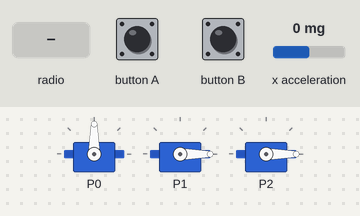
The program below on a simulated BBC micro:bit (MakeCode). Parts: 3 × servo. The test bench sets the inputs (shaded band); at power-on: x acceleration 0 mg. No radio messages arrive unless stated (any console line starting 'radio sent:' is added by the test bench); what the program prints to the serial console is not drawn.

Above: at 1.2 s.
1.3 s: radio message "ataca" arrives
At 1.7 s:
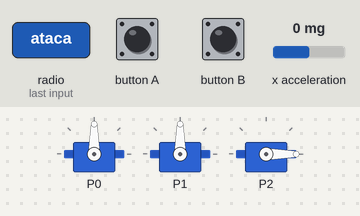
3.3 s: radio message "defiende" arrives
At 3.7 s:
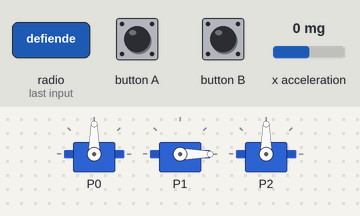
Timing chart, 0 to 6.3 s (numbered marks = the images above; inputs shaded):
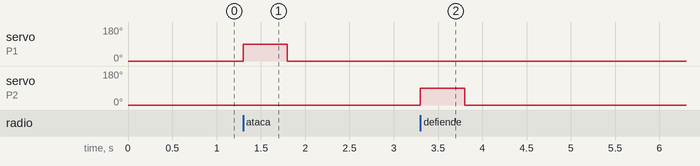

The program:

main.ts
```typescript
/**
 * PLACA CONTROL SERVOS
 */
// PLACA CONTROL SERVOS
radio.onReceivedNumber(function (receivedNumber) {
    valor_Servo = Math.map(receivedNumber, -1023, 1023, 5, 170)
    servos.P0.setAngle(valor_Servo)
})
// CODIGO PARA LA PLACA DE MANDO
input.onButtonPressed(Button.A, function () {
    radio.sendString("ataca")
})
// PLACA CONTROL SERVOS
radio.onReceivedString(function (receivedString) {
    if (receivedString == "ataca") {
        servos.P1.setAngle(90)
        basic.pause(500)
        servos.P1.setAngle(0)
    }
    if (receivedString == "defiende") {
        servos.P2.setAngle(90)
        basic.pause(500)
        servos.P2.setAngle(0)
    }
})
/**
 * CÓDIGO PARA PLACA QUE HACE DE MANDO
 */
// CODIGO PARA LA PLACA DE MANDO
input.onButtonPressed(Button.B, function () {
    radio.sendString("defiende")
})
// CODIGO PARA LA PLACA CONTROL SERVOS
let valor_Servo = 0
servos.P0.setAngle(90)
servos.P1.setAngle(0)
servos.P2.setAngle(0)
radio.setGroup(1)
// CODIGO PARA LA PLACA DE MANDO
basic.forever(function () {
    valor_Servo = input.acceleration(Dimension.X)
    radio.sendNumber(valor_Servo)
    basic.pause(10)
})
```

test.ts
```typescript
// aquí va el archivo "tests"; esto no se compilará cuando este paquete se utilice como una extensión.
```

Measured:
- after the input at 1.3 s, servo on P1: 0° → 90° at once, → 0° 0.50 s later
- after the input at 3.3 s, servo on P2: 0° → 90° at once, → 0° 0.50 s later
